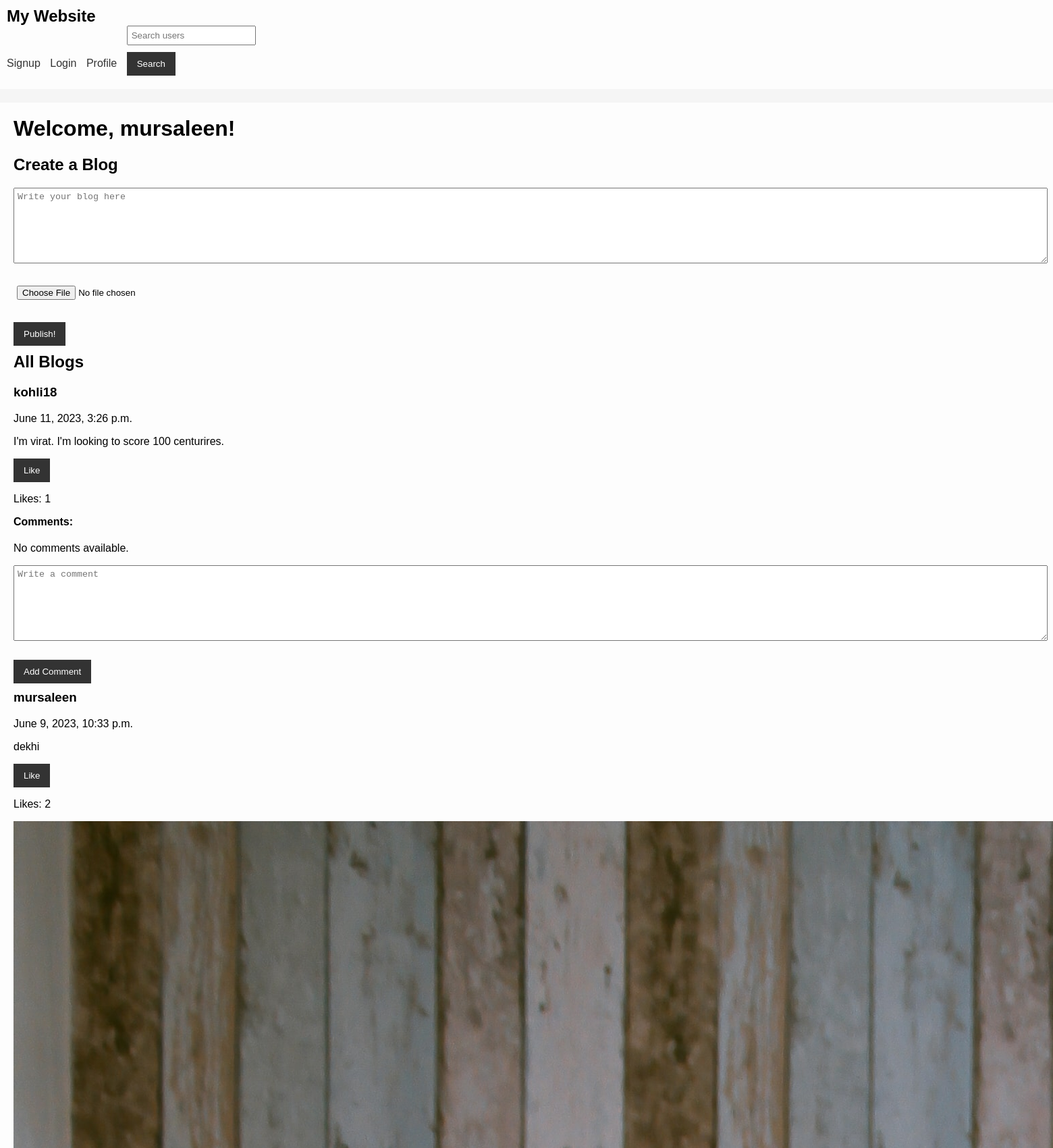
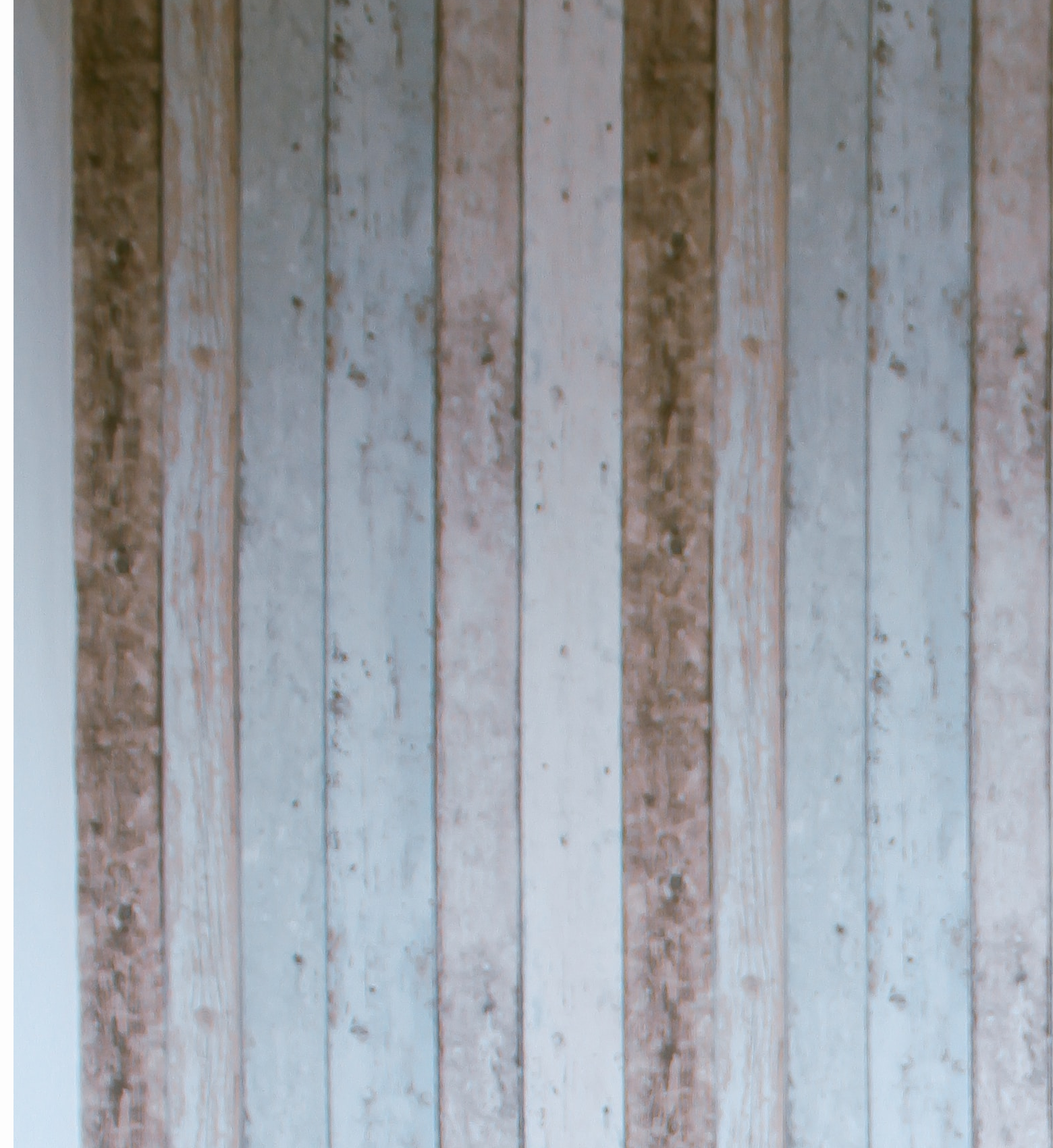
Page /dashboard/ (signed in, upper part) on the committed database (2 pictures, top to bottom).
### app/models.py (models this page shows, shortened)
class Blog(models.Model):
    user = models.ForeignKey(User, on_delete=models.CASCADE)
    content = models.TextField()
    image = models.ImageField(upload_to='blog_images/', null=True, blank=True)
    posted_at = models.DateTimeField(auto_now_add=True)
    likes = models.ManyToManyField(User, related_name='liked_blogs')

### app/views.py (the view)
# urls.py: path('dashboard/', views.dashboard, name='dashboard'),
@login_required
def dashboard(request):
    blogs = Blog.objects.select_related('user').all().order_by('-posted_at')
    context = {
        'blogs': blogs,
        'MEDIA_URL': settings.MEDIA_URL
    }
    return render(request, 'dashboard.html', context)

### app/templates/dashboard.html (shortened to what this page needs)
{% extends 'base.html' %}
{% block content %}
    <h1>Welcome, {{ user.username }}!</h1>
    <h2>Create a Blog</h2>
    <form method="POST" action="{% url 'create_blog' %}" enctype="multipart/form-data">
        <textarea name="content" placeholder="Write your blog here"></textarea>
        <br>
        <input type="file" name="image">
        <br>
        <button type="submit">Publish!</button>
    </form>
    <h2>All Blogs</h2>
    {% for blog in blogs %}
        <div>
            <h3>{{ blog.user.username }}</h3>
            <p> {{ blog.posted_at }} </p>
            <p>{{ blog.content }}</p>
            <button onclick="likeBlog({{ blog.id }})">Like</button>
            <p>Likes: <span id="likes_count_{{ blog.id }}">{{ blog.likes.count }}</span></p>
            {% if blog.image %}
                <img src="{{ MEDIA_URL }}{{ blog.image.url }}" alt="Blog Image">
            {% endif %}
            <h4>Comments:</h4>
            {% for comment in blog.comments.all %}
                <p>{{ comment.user.username }}: {{ comment.content }}</p>
            {% empty %}
                <p>No comments available.</p>
            {% endfor %}
            <form method="POST" action="{% url 'add_comment' blog.id %}">
                <textarea name="content" placeholder="Write a comment"></textarea>
                <br>
                <button type="submit">Add Comment</button>
            </form>
        </div>
    {% empty %}
        <p>No blogs available.</p>
    {% endfor %}
{% endblock %}

### app/static/styles.css (style rules this page uses)
body { margin: 0; padding: 0; font-family: Arial, sans-serif; background-color: #f5f5f5; }
h1, h2, h3, h4 { margin-top: 0; }
textarea, input[type="text"], input[type="password"], input[type="file"], button { display: block; margin-bottom: 10px; padding: 5px; }
button { background-color: #333; color: #fff; border: none; padding: 10px 15px; cursor: pointer; }
textarea { width: 100%; height: 100px; }

### rows in the picture
Blog: user.username "kohli18", posted_at "June 11, 2023, 3:26 p.m.", content "I'm virat. I'm looking to score 100 centurires.", likes.count "1"
Blog: user.username "mursaleen", posted_at "June 9, 2023, 10:33 p.m.", content "dekhi", likes.count "2", image (picture)

### other values in the picture
{{ user.username }} "mursaleen"
